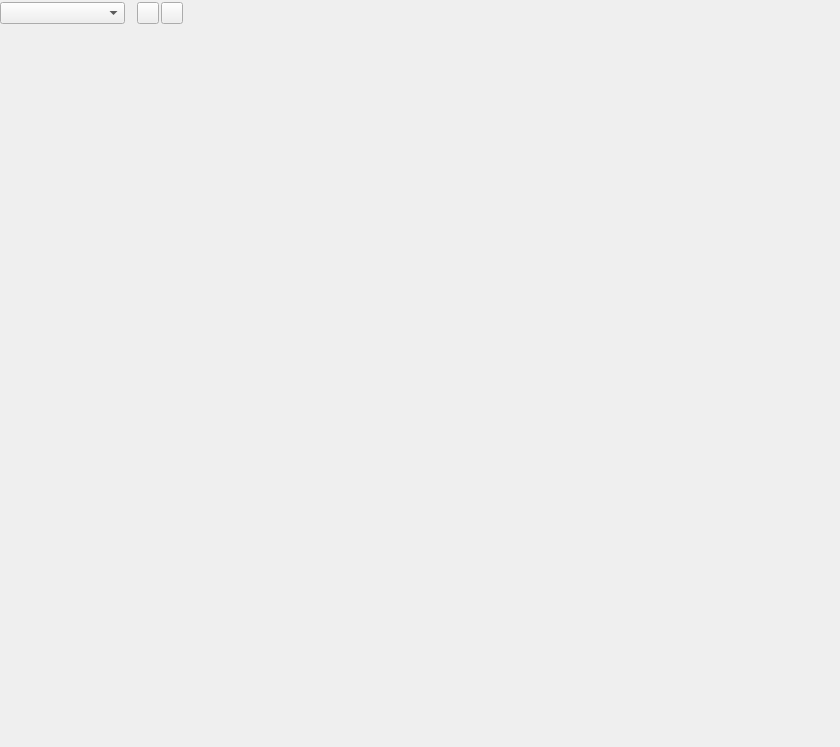
<?xml version="1.0" encoding="UTF-8"?>
<ui version="4.0">
 <class>DashboardWindow</class>
 <widget class="QWidget" name="DashboardWindow">
  <property name="geometry">
   <rect>
    <x>0</x>
    <y>0</y>
    <width>840</width>
    <height>747</height>
   </rect>
  </property>
  <property name="windowTitle">
   <string>Dashboard</string>
  </property>
  <property name="windowIcon">
   <iconset resource="../../Resources/Resources.qrc">
    <normaloff>:/icons/code_colored.png</normaloff>:/icons/code_colored.png</iconset>
  </property>
  <layout class="QVBoxLayout" name="verticalLayout" stretch="0,1">
   <property name="spacing">
    <number>0</number>
   </property>
   <property name="leftMargin">
    <number>0</number>
   </property>
   <property name="topMargin">
    <number>0</number>
   </property>
   <property name="rightMargin">
    <number>0</number>
   </property>
   <property name="bottomMargin">
    <number>0</number>
   </property>
   <item>
    <widget class="QWidget" name="m_toolbar" native="true">
     <layout class="QHBoxLayout" name="horizontalLayout">
      <property name="spacing">
       <number>2</number>
      </property>
      <property name="leftMargin">
       <number>0</number>
      </property>
      <property name="topMargin">
       <number>2</number>
      </property>
      <property name="rightMargin">
       <number>0</number>
      </property>
      <property name="bottomMargin">
       <number>2</number>
      </property>
      <item>
       <widget class="QComboBox" name="m_savesComboBox">
        <property name="minimumSize">
         <size>
          <width>125</width>
          <height>0</height>
         </size>
        </property>
        <property name="minimumContentsLength">
         <number>0</number>
        </property>
        <property name="frame">
         <bool>true</bool>
        </property>
       </widget>
      </item>
      <item>
       <spacer name="m_saveToButtonSpacer">
        <property name="orientation">
         <enum>Qt::Horizontal</enum>
        </property>
        <property name="sizeType">
         <enum>QSizePolicy::Fixed</enum>
        </property>
        <property name="sizeHint" stdset="0">
         <size>
          <width>10</width>
          <height>20</height>
         </size>
        </property>
       </spacer>
      </item>
      <item>
       <widget class="QPushButton" name="m_saveButton">
        <property name="sizePolicy">
         <sizepolicy hsizetype="Fixed" vsizetype="Fixed">
          <horstretch>0</horstretch>
          <verstretch>0</verstretch>
         </sizepolicy>
        </property>
        <property name="minimumSize">
         <size>
          <width>22</width>
          <height>22</height>
         </size>
        </property>
        <property name="baseSize">
         <size>
          <width>18</width>
          <height>0</height>
         </size>
        </property>
        <property name="text">
         <string/>
        </property>
        <property name="icon">
         <iconset resource="../../Resources/Resources.qrc">
          <normaloff>:/icons/floppy_disk.png</normaloff>:/icons/floppy_disk.png</iconset>
        </property>
        <property name="flat">
         <bool>false</bool>
        </property>
       </widget>
      </item>
      <item>
       <widget class="QPushButton" name="m_deleteButton">
        <property name="sizePolicy">
         <sizepolicy hsizetype="Fixed" vsizetype="Fixed">
          <horstretch>0</horstretch>
          <verstretch>0</verstretch>
         </sizepolicy>
        </property>
        <property name="minimumSize">
         <size>
          <width>22</width>
          <height>22</height>
         </size>
        </property>
        <property name="text">
         <string/>
        </property>
        <property name="icon">
         <iconset resource="../../Resources/Resources.qrc">
          <normaloff>:/icons/delete_small.png</normaloff>:/icons/delete_small.png</iconset>
        </property>
       </widget>
      </item>
      <item>
       <spacer name="m_rightToolbarSpacer">
        <property name="orientation">
         <enum>Qt::Horizontal</enum>
        </property>
        <property name="sizeHint" stdset="0">
         <size>
          <width>712</width>
          <height>20</height>
         </size>
        </property>
       </spacer>
      </item>
     </layout>
    </widget>
   </item>
   <item>
    <widget class="Spire::DashboardWidget" name="m_dashboard" native="true"/>
   </item>
  </layout>
 </widget>
 <customwidgets>
  <customwidget>
   <class>Spire::DashboardWidget</class>
   <extends>QWidget</extends>
   <header>Spire/Dashboard/DashboardWidget.hpp</header>
   <container>1</container>
  </customwidget>
 </customwidgets>
 <resources>
  <include location="../../Resources/Resources.qrc"/>
 </resources>
 <connections/>
</ui>
